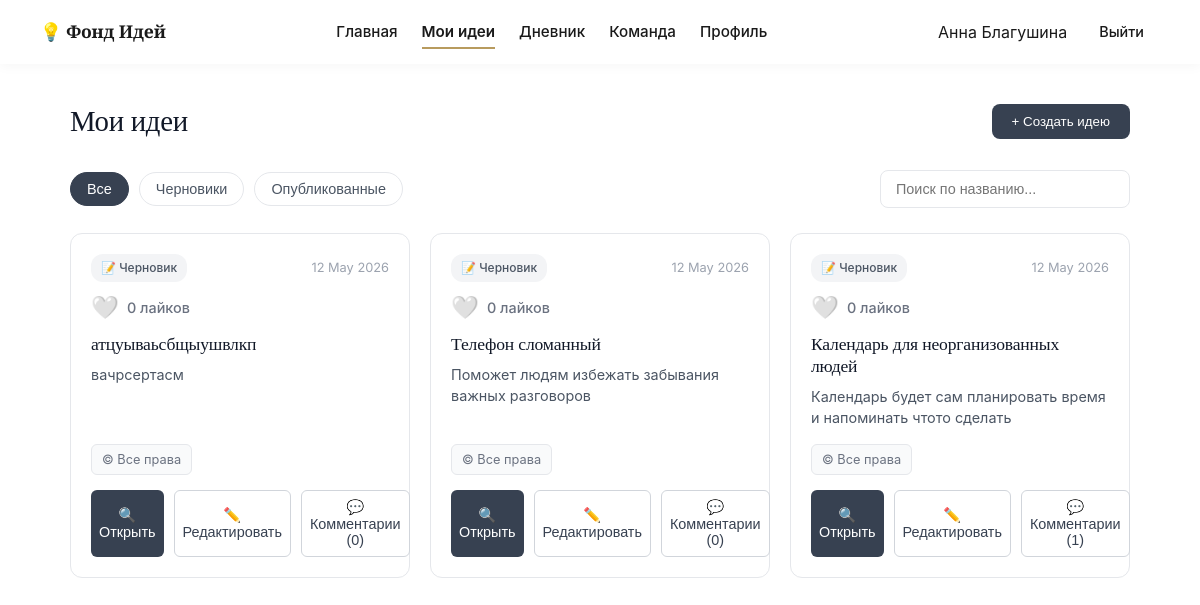
Page /ideas (signed in) on the committed database.
### data/models.py (models this page shows, shortened)
class User(db.Model):
    id = db.Column(db.Integer, primary_key=True)
    username = db.Column(db.String(80), nullable=False)
    email = db.Column(db.String(120), unique=True, nullable=False)
    password_hash = db.Column(db.String(256))
    bio = db.Column(db.Text, default="Основатель стартапа в области EdTech...")
    about_me = db.Column(db.Text, default="")
    city = db.Column(db.String(100), default="Москва, Россия")
    joined_year = db.Column(db.String(10), default="2026")
    is_email_visible = db.Column(db.Boolean, default=True)
    is_city_visible = db.Column(db.Boolean, default=True)
    is_photo_visible = db.Column(db.Boolean, default=True)
    is_skills_visible = db.Column(db.Boolean, default=True)
    is_description_visible = db.Column(db.Boolean, default=True)
    is_ideas_visible = db.Column(db.Boolean, default=True)
    is_team_visible = db.Column(db.Boolean, default=True)
    ideas = db.relationship('Idea', backref='author', lazy=True)
    diary_entries = db.relationship('DiaryEntry', backref='owner', lazy=True)
    skills = db.relationship('Skill', backref='owner_skill', lazy=True)

class Idea(db.Model):
    id = db.Column(db.Integer, primary_key=True)
    user_id = db.Column(db.Integer, db.ForeignKey('user.id'), nullable=False)
    title = db.Column(db.String(200), nullable=False)
    description = db.Column(db.Text)
    category = db.Column(db.String(50))
    visibility = db.Column(db.String(20), default='draft')
    license = db.Column(db.String(20), default='all_rights')
    tags = db.Column(db.String(200))
    date = db.Column(db.String(50))

### app.py (the view)
@app.route('/ideas')
def ideas():
    user = get_current_user()
    if not user:
        return redirect(url_for('index'))
    liked_ideas = {l.idea_id for l in Like.query.filter_by(user_id=user.id).all()}
    return render_template('ideas.html', username=user.username, user=user, liked_ideas=liked_ideas)

### app.py (called while the page is built)
def get_current_user():
    if 'user_id' in session:
        return User.query.get(session['user_id'])
    return None

### templates/ideas.html (shortened to what this page needs)
<!DOCTYPE html>
<html lang="ru">
<head>
    <link rel="stylesheet" href="{{ url_for('static', filename='css/styles.css') }}">
    <link rel="stylesheet" href="{{ url_for('static', filename='css/ideas.css') }}">
    <link rel="stylesheet" href="{{ url_for('static', filename='css/dashboard.css') }}">
</head>
<body class="dash-body">
    <nav class="navbar">
        <div class="nav-brand">💡 Фонд Идей</div>
        <div class="nav-links">
            <a href="{{ url_for('dashboard') }}">Главная</a>
            <a href="{{ url_for('ideas') }}" class="active">Мои идеи</a>
            <a href="{{ url_for('diary') }}">Дневник</a>
            <a href="{{ url_for('team') }}">Команда</a>
            <a href="{{ url_for('profile') }}">Профиль</a>
        </div>
        <div class="nav-user">
            <span>{{ username }}</span>
            <a href="{{ url_for('logout') }}" class="btn-logout">Выйти</a>
        </div>
    </nav>
    <main class="ideas-main">
        <div class="ideas-header">
            <h1>Мои идеи</h1>
            <button class="btn-create" onclick="openModal()">+ Создать идею</button>
        </div>
        <div class="ideas-controls">
            <div class="filters">
                <button class="filter-btn active" data-filter="all">Все</button>
                <button class="filter-btn" data-filter="draft">Черновики</button>
                <button class="filter-btn" data-filter="published">Опубликованные</button>
            </div>
            <div class="search-box">
                <input type="text" id="searchInput" placeholder="Поиск по названию...">
            </div>
        </div>
        <div class="ideas-grid" id="ideasGrid">
            {% if user.ideas %}
                {% for idea in user.ideas|reverse %}
                <div class="idea-card"
                     data-id="{{ idea.id }}"
                     data-title="{{ idea.title | e }}"
                     data-desc="{{ idea.description | e }}"
                     data-category="{{ idea.category }}"
                     data-visibility="{{ idea.visibility }}"
                     data-license="{{ idea.license }}"
                     data-tags="{{ idea.tags | e }}"
                     data-date="{{ idea.date }}">
                    <div class="card-header">
                        <span class="badge {{ 'published' if idea.visibility == 'published' else ('private' if idea.visibility == 'private' else 'draft') }}">
                            {{ '🌍 Опубликована' if idea.visibility == 'published' else ('🔒 Приватная' if idea.visibility == 'private' else '📝 Черновик') }}
                        </span>
                        <span class="date">{{ idea.date }}</span>
                    </div>
                    <div class="idea-likes" style="display: flex; align-items: center; gap: 8px; margin-bottom: 12px; color: #6b7280; font-size: 0.9rem;">
                        <form action="/like_idea/{{ idea.id }}" method="POST" style="display: inline;">
                            <button type="submit" style="background: none; border: none; cursor: pointer; font-size: 1.4rem; padding: 0; transition: transform 0.2s;" onmouseover="this.style.transform='scale(1.2)'" onmouseout="this.style.transform='scale(1)'">
                                {{ '❤️' if idea.id in liked_ideas else '🤍' }}
                            </button>
                        </form>
                        <span style="font-weight: 500;">{{ idea.likes|length }} лайков</span>
                    </div>
                    <h3>{{ idea.title }}</h3>
                    <p>{{ idea.description }}</p>
                    <div class="card-tags">
                        <span class="license-badge">
                            {{ '© Все права' if idea.license == 'all_rights' else
                               'CC BY' if idea.license == 'cc_by' else
                               'CC BY-SA' if idea.license == 'cc_by_sa' else
                               'CC BY-NC' if idea.license == 'cc_by_nc' else
                               'MIT' if idea.license == 'mit' else
                               'Public Domain' }}
                        </span>
                    </div>
                    <div class="card-actions">
                        <button class="action-btn" onclick="openViewModal(this.closest('.idea-card'))">🔍 Открыть</button>
                        <button class="action-btn outline" onclick="openEditModal(this.closest('.idea-card'))">✏️ Редактировать</button>
                        <button class="action-btn outline" onclick="openCommentsModal({{ idea.id }})">💬 Комментарии ({{ idea.comments|length }})</button>
                    </div>
                </div>
                {% endfor %}
            {% endif %}
        </div>
    </main>
</body>
</html>

### static/css/styles.css (style rules this page uses)
:root { --bg-paper: #F9F7F3; --bg-white: #FFFFFF; --bg-edge: #F1EDE6; --text-ink: #1A1A1A; --text-pencil: #6B6B6B; --text-light: #9CA3AF; --accent-binding: #8B3A3A; --accent-binding-hover: #6B2D2D; --accent-foil: #B89B5E; --accent-foil-light: #D4C5A3; --border-paper: #E8E3DB; --border-dark: #D4CFC5; --shadow-soft: 0 4px 20px rgba(26, 26, 26, 0.06); --shadow-medium: 0 8px 30px rgba(26, 26, 26, 0.08); --shadow-card: 0 2px 12px rgba(26, 26, 26, 0.04); --radius-sm: 8px; --radius-md: 12px; --radius-lg: 16px; --ease-smooth: cubic-bezier(0.25, 0.1, 0.25, 1); --transition-base: all 0.3s var(--ease-smooth); }
* { margin: 0; padding: 0; box-sizing: border-box; }
body { font-family: 'Inter', -apple-system, BlinkMacSystemFont, 'Segoe UI', sans-serif; background: var(--bg-paper); color: var(--text-ink); line-height: 1.65; -webkit-font-smoothing: antialiased; -moz-osx-font-smoothing: grayscale; }
h1, h2, h3, h4, h5, h6 { font-family: 'Cormorant Garamond', Georgia, serif; font-weight: 500; line-height: 1.25; letter-spacing: -0.01em; color: var(--text-ink); }
.navbar { height: 72px; padding: 0 48px; background: var(--bg-white); display: flex; align-items: center; justify-content: space-between; border-bottom: 1px solid var(--border-paper); box-shadow: var(--shadow-card); position: sticky; top: 0; z-index: 100; }
.nav-brand { font-family: 'Cormorant Garamond', serif; font-weight: 600; font-size: 1.4rem; color: var(--text-ink); letter-spacing: -0.01em; }
.nav-links { display: flex; gap: 32px; }
.nav-links a { text-decoration: none; color: var(--text-pencil); font-weight: 500; font-size: 0.95rem; transition: var(--transition-base); position: relative; padding: 4px 0; }
.nav-links a::after { content: ''; position: absolute; bottom: 0; left: 0; width: 0; height: 2px; background: var(--accent-foil); transition: width 0.3s var(--ease-smooth); }
.nav-links a.active, .nav-links a:hover { color: var(--text-ink); font-weight: 600; }
.nav-links a.active::after, .nav-links a:hover::after { width: 100%; }
.nav-user { display: flex; align-items: center; gap: 20px; }
.btn-logout { color: var(--accent-binding); text-decoration: none; font-weight: 500; font-size: 0.9rem; transition: var(--transition-base); padding: 8px 16px; border-radius: var(--radius-sm); }

### static/css/dashboard.css (style rules this page uses)
.dash-body { background: var(--bg-white); min-height: 100vh; }
.navbar { height: 64px; padding: 0 40px; background: var(--gray-nav); display: flex; align-items: center; justify-content: space-between; border-bottom: 1px solid var(--border); }
.nav-brand { font-weight: 700; font-size: 1.1rem; color: var(--text-main); }
.nav-links { display: flex; gap: 24px; }
.nav-links a { text-decoration: none; color: var(--text-sec); font-weight: 500; font-size: 0.95rem; transition: 0.2s; }
.nav-links a.active, .nav-links a:hover { color: var(--text-main); font-weight: 600; }
.nav-user { display: flex; align-items: center; gap: 16px; }
.btn-logout { color: var(--accent); text-decoration: none; font-weight: 500; }

### rows in the picture
User: username "Анна Благушина"
Idea: visibility "📝 Черновик", date "12 May 2026", id "🤍", likes|length "0", title "атцуываьсбщыушвлкп", description "вачрсертасм", license "© Все права", comments|length "0"
Idea: visibility "📝 Черновик", date "12 May 2026", id "🤍", likes|length "0", title "Телефон сломанный", description "Поможет людям избежать забывания важных разговоров", license "© Все права", comments|length "0"
Idea: visibility "📝 Черновик", date "12 May 2026", id "🤍", likes|length "0", title "Календарь для неорганизованных людей", description "Календарь будет сам планировать время и напоминать чтото сделать", license "© Все права", comments|length "1"
